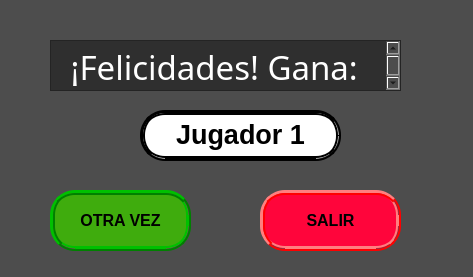
<?xml version="1.0" encoding="UTF-8"?>
<ui version="4.0">
 <class>playerGame</class>
 <widget class="QMainWindow" name="playerGame">
  <property name="geometry">
   <rect>
    <x>0</x>
    <y>0</y>
    <width>473</width>
    <height>277</height>
   </rect>
  </property>
  <property name="windowTitle">
   <string>MainWindow</string>
  </property>
  <property name="styleSheet">
   <string notr="true">background-color: rgb(77, 77, 77);
background-position: center;
background-repeat: no-repeat;
background-size: cover;</string>
  </property>
  <widget class="QWidget" name="centralwidget">
   <widget class="QTextBrowser" name="textBrowser_2">
    <property name="geometry">
     <rect>
      <x>50</x>
      <y>40</y>
      <width>351</width>
      <height>51</height>
     </rect>
    </property>
    <property name="styleSheet">
     <string notr="true">QTextEdit {
	background: rgb(47, 47, 47);
    font-family: Sans Serif;
    font-size: 20pt;
    font-weight: bold;
    font-style: bold;
}
</string>
    </property>
    <property name="html">
     <string>&lt;!DOCTYPE HTML PUBLIC &quot;-//W3C//DTD HTML 4.0//EN&quot; &quot;http://www.w3.org/TR/REC-html40/strict.dtd&quot;&gt;
&lt;html&gt;&lt;head&gt;&lt;meta name=&quot;qrichtext&quot; content=&quot;1&quot; /&gt;&lt;style type=&quot;text/css&quot;&gt;
p, li { white-space: pre-wrap; }
&lt;/style&gt;&lt;/head&gt;&lt;body style=&quot; font-family:'Sans Serif'; font-size:20pt; font-weight:600; font-style:normal;&quot;&gt;
&lt;p align=&quot;center&quot; style=&quot; margin-top:0px; margin-bottom:0px; margin-left:0px; margin-right:0px; -qt-block-indent:0; text-indent:0px;&quot;&gt;&lt;span style=&quot; font-size:25pt; font-weight:400; color:#ffffff;&quot;&gt;¡Felicidades! Gana: &lt;/span&gt;&lt;/p&gt;&lt;/body&gt;&lt;/html&gt;</string>
    </property>
   </widget>
   <widget class="QTextEdit" name="textEdit_2">
    <property name="geometry">
     <rect>
      <x>140</x>
      <y>110</y>
      <width>201</width>
      <height>51</height>
     </rect>
    </property>
    <property name="styleSheet">
     <string notr="true">background: rgb(255, 255, 255);  /* Fondo morado */
border-radius: 25px;  /* Bordes redondeados */
border: 5px ridge black;  /* Borde surcado morado */
font-size: 16px;  /* Tamaño de fuente */
padding: 0px;</string>
    </property>
    <property name="html">
     <string>&lt;!DOCTYPE HTML PUBLIC &quot;-//W3C//DTD HTML 4.0//EN&quot; &quot;http://www.w3.org/TR/REC-html40/strict.dtd&quot;&gt;
&lt;html&gt;&lt;head&gt;&lt;meta name=&quot;qrichtext&quot; content=&quot;1&quot; /&gt;&lt;style type=&quot;text/css&quot;&gt;
p, li { white-space: pre-wrap; }
&lt;/style&gt;&lt;/head&gt;&lt;body style=&quot; font-family:'Sans Serif'; font-size:16px; font-weight:400; font-style:normal;&quot;&gt;
&lt;p align=&quot;center&quot; style=&quot; margin-top:0px; margin-bottom:0px; margin-left:0px; margin-right:0px; -qt-block-indent:0; text-indent:0px;&quot;&gt;&lt;span style=&quot; font-size:20pt; font-weight:704;&quot;&gt;Jugador 1&lt;/span&gt;&lt;/p&gt;&lt;/body&gt;&lt;/html&gt;</string>
    </property>
   </widget>
   <widget class="QPushButton" name="exit">
    <property name="geometry">
     <rect>
      <x>260</x>
      <y>190</y>
      <width>141</width>
      <height>61</height>
     </rect>
    </property>
    <property name="font">
     <font>
      <pointsize>-1</pointsize>
      <weight>75</weight>
      <bold>true</bold>
     </font>
    </property>
    <property name="styleSheet">
     <string notr="true">background: rgb(255, 5, 59);  /* Fondo morado */
border-radius: 25px;  /* Bordes redondeados */
border: 5px ridge red;  /* Borde surcado morado */
font-size: 16px;  /* Tamaño de fuente */
padding: 0px;</string>
    </property>
    <property name="text">
     <string>SALIR</string>
    </property>
   </widget>
   <widget class="QPushButton" name="exit_2">
    <property name="geometry">
     <rect>
      <x>50</x>
      <y>190</y>
      <width>141</width>
      <height>61</height>
     </rect>
    </property>
    <property name="font">
     <font>
      <pointsize>-1</pointsize>
      <weight>75</weight>
      <bold>true</bold>
     </font>
    </property>
    <property name="styleSheet">
     <string notr="true">background: rgb(63, 172, 13);  /* Fondo morado */
border: 5px ridge green;  /* Borde surcado morado */
border-radius: 25px;  /* Bordes redondeados */
font-size: 16px;  /* Tamaño de fuente */
padding: 0px;</string>
    </property>
    <property name="text">
     <string>OTRA VEZ</string>
    </property>
   </widget>
  </widget>
  <widget class="QStatusBar" name="statusbar"/>
 </widget>
 <resources/>
 <connections/>
</ui>
